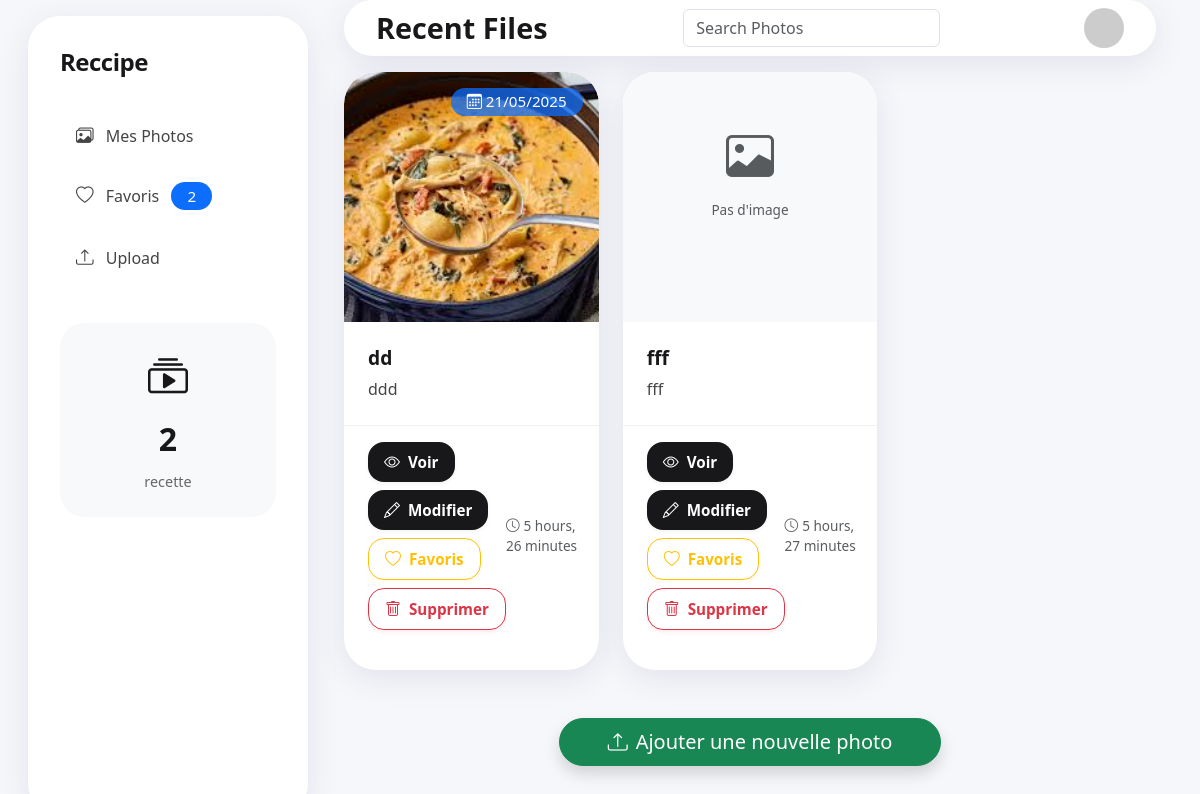
Screenshot of /home/ (signed in) with the database file from the repository.
### myapp/models.py (models this page shows, shortened)
class Photo(models.Model) :
    user = models.ForeignKey(User, on_delete=models.CASCADE, related_name='photos', null=True, blank=True)
    Nom = models.CharField(max_length=200)
    Descreption = models.TextField(blank=True)
    upload_date = models.DateTimeField(default=timezone.now)
    image = models.ImageField(upload_to='photos/', null=True, blank=True)
    favorites = models.ManyToManyField(User, related_name='favorite_photos', blank=True)

### myapp/views.py (the view)
# urls.py: path('home/', views.home, name='home'),
@login_required(login_url='login')
def home(request):
    if request.method == 'POST':
        form = PhotoUploadForm(request.POST, request.FILES)
        if form.is_valid():
            photo = form.save(commit=False)
            photo.user = request.user
            photo.save()
            messages.success(request, 'Photo uploadée avec succès !')
            return redirect('home')
    else:
        form = PhotoUploadForm()
    photos = Photo.objects.filter(user=request.user).order_by('-upload_date')
    context = {
        'title': 'Accueil',
        'photos': photos,
        'form': form
    }
    return render(request, 'myapp/photo_list.html', context)

### myapp/forms.py
class PhotoUploadForm(forms.ModelForm):
    class Meta:
        model = Photo
        fields = ['Nom', 'Descreption', 'image']
        labels = {
            'Nom': 'Nom de la photo',
            'Descreption': 'Description',
            'image': 'Image'
        }
        widgets = {
            'Descreption': forms.Textarea(attrs={'rows': 4}),
        }

### myapp/templatetags/custom_filters.py (called while the page is built)
@register.filter
def startswith(value, arg):
    return str(value).startswith(str(arg))

### myapp/templates/myapp/photo_list.html (shortened to what this page needs)
{% extends 'myapp/layout.html' %}
{% block page_title %}Recent Files{% endblock %}
{% block header_actions %}
<form class="d-flex" role="search">
  <input class="form-control me-2" type="search" placeholder="Search Photos" aria-label="Search">
</form>
{% endblock %}
{% block main_content %}
<div class="row g-4">
  {% for photo in photos %}
  <div class="col-md-4">
    <div class="photo-card h-100 position-relative">
      <div class="position-relative overflow-hidden">
        {% if photo.image %}
          <img src="{{ photo.image.url }}" class="card-img-top" alt="{{ photo.Nom }}">
          <div class="position-absolute top-0 end-0 m-3">
            <span class="badge bg-primary bg-opacity-75">
              <i class="bi bi-calendar3 me-1"></i>{{ photo.upload_date|date:"d/m/Y" }}
            </span>
          </div>
        {% else %}
          <div class="card-img-top bg-light text-center py-5" style="height: 250px;">
            <i class="bi bi-image text-muted" style="font-size: 3rem;"></i>
            <p class="text-muted mt-2">Pas d'image</p>
          </div>
        {% endif %}
      </div>
      <div class="card-body">
        <h5 class="card-title">{{ photo.Nom }}</h5>
        <p class="card-text">{{ photo.Descreption|truncatewords:15 }}</p>
      </div>
      <div class="card-footer">
        <div class="d-flex justify-content-between align-items-center">
          <div class="action-buttons">
            <a href="{% url 'photo_detail' photo.id %}" class="btn btn-primary">
              <i class="bi bi-eye"></i>Voir
            </a>
            <a href="{% url 'update_photo' photo.id %}" class="btn btn-info">
              <i class="bi bi-pencil"></i>Modifier
            </a>
            <a href="{% url 'toggle_favorite' photo.id %}" class="btn btn-favorite {% if request.user in photo.favorites.all %}active{% endif %}">
              <i class="bi {% if request.user in photo.favorites.all %}bi-heart-fill{% else %}bi-heart{% endif %}"></i>
              {% if request.user in photo.favorites.all %}Favori{% else %}Favoris{% endif %}
            </a>
            <form method="post" action="{% url 'delete_photo' photo.id %}" class="d-inline" onsubmit="return confirm('Êtes-vous sûr de vouloir supprimer cette photo ?');">
              <button type="submit" class="btn btn-danger">
                <i class="bi bi-trash"></i>Supprimer
              </button>
            </form>
          </div>
          <div class="text-muted">
            <i class="bi bi-clock me-1"></i>{{ photo.upload_date|timesince }}
          </div>
        </div>
      </div>
    </div>
  </div>
  {% endfor %}
</div>
{% if request.resolver_match.url_name != 'favorite_photos' %}
<div class="text-center mt-5">
  <a href="{% url 'upload_photo' %}" class="btn btn-success btn-lg rounded-pill shadow px-5">
    <i class="bi bi-upload me-2"></i>Ajouter une nouvelle photo
  </a>
</div>
{% endif %}
{% endblock %}

### myapp/templates/myapp/layout.html (shortened to what this page needs)
{% extends 'myapp/base.html' %}
{% load custom_filters %}
{% block content %}
<div class="container-fluid main-container">
  {% if request.resolver_match.url_name != 'login' and request.resolver_match.url_name != 'register' and not request.resolver_match.url_name|startswith:'admin_' %}
  <nav class="sidebar">
    <div class="sidebar-sticky">
      <h4>Reccipe</h4>
      <ul class="nav flex-column">
        <li class="nav-item mb-2">
          <a class="nav-link {% if request.resolver_match.url_name == 'photo_list' %}active{% endif %}" href="/photos/">
            <i class="bi bi-images me-2"></i> Mes Photos
          </a>
        </li>
        <li class="nav-item mb-2">
          <a class="nav-link {% if request.resolver_match.url_name == 'favorite_photos' %}active{% endif %}" href="{% url 'favorite_photos' %}">
            <i class="bi bi-heart me-2"></i> Favoris
            <span class="badge bg-primary rounded-pill ms-2">{{ user.favorite_photos.count }}</span>
          </a>
        </li>
        <li class="nav-item mb-2">
          <a class="nav-link {% if request.resolver_match.url_name == 'upload_photo' %}active{% endif %}" href="{% url 'upload_photo' %}">
            <i class="bi bi-upload me-2"></i> Upload
          </a>
        </li>
      </ul>
      <div class="stats-container">
        <i class="bi bi-collection-play"></i>
        <div class="stats-number">
          {% if photos %}{{ photos|length }}{% else %}0{% endif %}
        </div>
        <div class="stats-label">recette</div>
      </div>
    </div>
  </nav>
  {% endif %}
  <main class="main-content {% if request.resolver_match.url_name == 'login' or request.resolver_match.url_name == 'register' or request.resolver_match.url_name|startswith:'admin_' %}full-width{% endif %}">
    {% if user.is_authenticated %}
    <div class="header">
      <h2>{% block page_title %}{% endblock %}</h2>
      {% block header_actions %}{% endblock %}
      <div class="dropdown">
        <img src="https://ui-avatars.com/api/?name={{ user.username }}" alt="avatar" class="avatar dropdown-toggle" role="button" data-bs-toggle="dropdown" aria-expanded="false">
      </div>
    </div>
    {% endif %}
    {% block main_content %}{% endblock %}
  </main>
</div>
{% endblock %}

### myapp/templates/myapp/base.html (shortened to what this page needs)
<!DOCTYPE html>
<html lang="fr">
<head>
    <link href="https://cdn.jsdelivr.net/npm/bootstrap@5.3.2/dist/css/bootstrap.min.css" rel="stylesheet">
    <link rel="stylesheet" href="https://cdn.jsdelivr.net/npm/bootstrap-icons@1.11.3/font/bootstrap-icons.min.css">
</head>
<body>
    {% block content %}{% endblock %}
</body>
</html>

### myapp/templates/myapp/base.html (style rules this page uses)
body { background: #f5f6fa; }
.sidebar { min-height: 100vh; }

### myapp/templates/myapp/layout.html (style rules this page uses)
body, .bg-auth { background: #f6f7fa !important; }
.main-container { min-height: 100vh; background: #f6f7fa; display: flex; }
.sidebar { background: #fff; border-radius: 2rem; box-shadow: 0 8px 32px 0 rgba(60,60,120,0.10); padding: 2rem; margin: 1rem 0 1rem 1rem; width: 280px; position: fixed; height: calc(100vh - 2rem); }
.sidebar h4 { font-weight: 800; font-size: 1.5rem; margin-bottom: 2rem; letter-spacing: -0.5px; color: #18181b; }
.nav-link { color: #444; font-weight: 500; padding: 0.8rem 1rem; border-radius: 1rem; transition: all 0.2s; }
.nav-link i { font-size: 1.1rem; }
.stats-container { background: #f8f9fb; border-radius: 1.5rem; padding: 1.5rem; margin-top: 2rem; text-align: center; }
.stats-container i { color: #18181b; font-size: 2.5rem; }
.stats-number { font-weight: 800; font-size: 2rem; color: #18181b; margin: 0.5rem 0; }
.stats-label { color: #666; font-size: 0.9rem; }
.main-content { padding: 0 2rem 2rem 2rem; margin-left: 300px; width: calc(100% - 300px); }
.header { background: #fff; border-radius: 2rem; box-shadow: 0 8px 32px 0 rgba(60,60,120,0.10); padding: 0.5rem 2rem 0.5rem 2rem; margin-bottom: 1rem; margin-top: 0 !important; display: flex; align-items: center; justify-content: space-between; }
.header h2 { font-weight: 800; font-size: 1.8rem; margin: 0; color: #18181b; }
.avatar { width: 40px; height: 40px; border-radius: 50%; cursor: pointer; transition: transform 0.2s; }
.container-fluid.main-container { padding-top: 0 !important; margin-top: 0 !important; }

### myapp/templates/myapp/photo_list.html (style rules this page uses)
.photo-card { background: #fff; border-radius: 2rem; box-shadow: 0 8px 32px 0 rgba(60,60,120,0.10); transition: transform 0.3s, box-shadow 0.3s; border: none; overflow: hidden; margin-bottom: 1.5rem; }
.card-img-top { border-radius: 2rem 2rem 0 0; height: 250px; object-fit: cover; transition: filter 0.2s; }
.card-title { font-weight: 800; font-size: 1.2rem; color: #18181b; margin-bottom: 0.5rem; }
.card-text { color: #444; font-size: 1rem; margin-bottom: 1rem; }
.action-buttons { display: flex; gap: 0.5rem; flex-wrap: wrap; }
.action-buttons .btn { display: inline-flex; align-items: center; justify-content: center; padding: 0.5rem 1rem; font-size: 0.95rem; font-weight: 600; border-radius: 1rem; transition: all 0.2s ease; min-width: auto; white-space: nowrap; }
.action-buttons .btn i { font-size: 1rem; margin-right: 0.5rem; }
.btn-primary { background: #18181b; border: none; color: #fff; box-shadow: 0 2px 4px rgba(0,0,0,0.05); }
.btn-favorite { background: #fff; border: 1px solid #ffc107; color: #ffc107; box-shadow: 0 2px 4px rgba(255,193,7,0.1); }
.btn-danger { background: #fff; border: 1px solid #dc3545; color: #dc3545; box-shadow: 0 2px 4px rgba(220,53,69,0.1); }
.btn-info { background: #18181b; border: none; color: #fff; box-shadow: 0 2px 4px rgba(0,0,0,0.05); }
.badge { font-size: 0.95rem; font-weight: 500; border-radius: 1rem; padding: 0.4rem 1rem; }
.photo-card .card-body { padding: 1.5rem; }
.card-footer { background: transparent; border-top: 1px solid rgba(0,0,0,0.05); padding: 1rem 1.5rem; }
.text-muted { font-size: 0.85rem; }

### rows the page displays
Photo: image (picture), upload_date "21/05/2025", Nom "dd", Descreption "ddd", shows "Favoris", upload_date "5 hours, 26 minutes"
Photo: image "Pas d'image", Nom "fff", Descreption "fff", shows "Favoris", upload_date "5 hours, 27 minutes"

### other values shown
{{ user.favorite_photos.count }} "2"
{{ photos|length }} "2"
